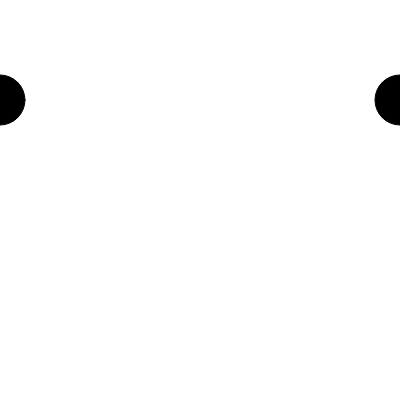
Frame 1 (no input)
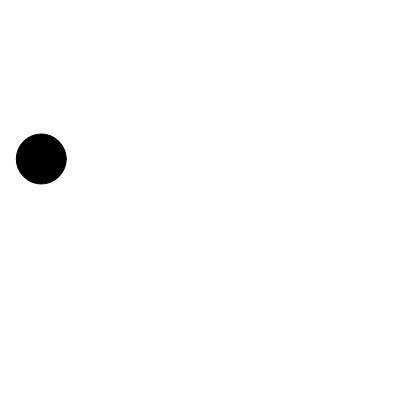
Frame 60 (no input)
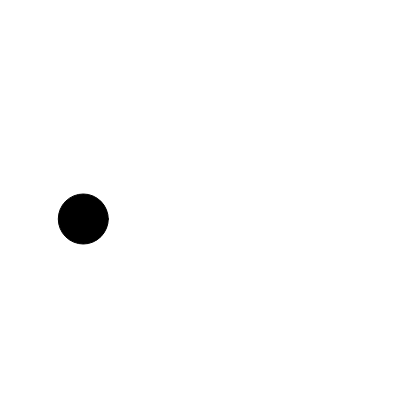
Frame 120 (the mouse pressed at the canvas centre since frame 60)

The p5.js sketch that drew these frames (run headless with seeded random() and noise() and a simulated clock; from frame 60 on, the mouse is pressed at the canvas centre):

// p5.js sketch
// ── sketch.js
var locx = 0;
var locy = 100.0;
var velx = 0.7;
var vely = 1.0; // CHANGE THIS TO 1.0 AND -1.0 TO TEST VERTICAL WRAPPING

function setup(){
    createCanvas(400, 400);
}
function draw(){
    background(255);
    fill(0);
    ellipse(locx, locy, 50, 50);
    // draw 2 more ellipses to left and right so that ellipses wrap in
    // from the left and right when the "main" ellipse goes off screen
    // to the right or left; draw 2 more ellipses above and below for
    // the same reason for vertical wrapping
    ellipse(locx + width, locy, 50, 50);
    ellipse(locx - width, locy, 50, 50);
    ellipse(locx, locy + height, 50, 50); 
    ellipse(locx, locy - height, 50, 50);
    
    locx = locx + velx;
    locy = locy + vely;
    if (locx > width) {
      locx = 0;
    }
    if (locx < 0){
      locx = width;
    }
}
